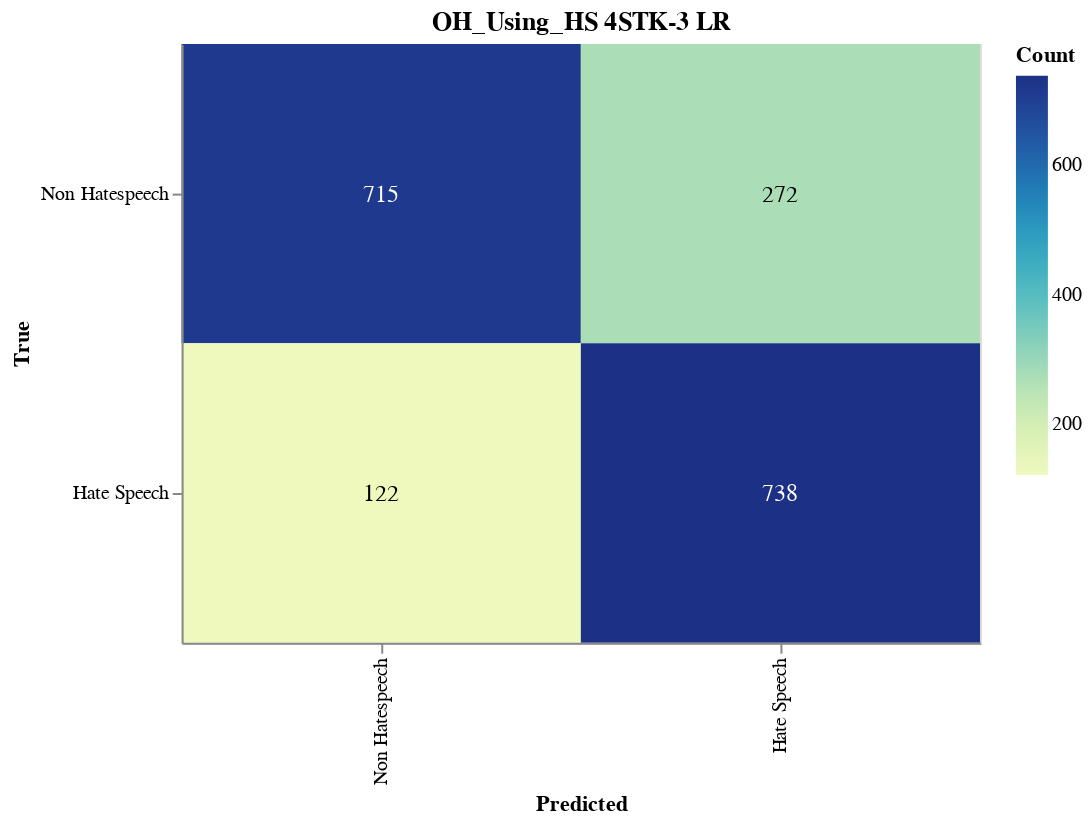

The code cell stored with this chart in its notebook:
### Markdown cell above
#### Save CM

### Code cell
import altair as alt
import altair_saver
import pandas as pd
from sklearn.metrics import confusion_matrix

# Calculate the confusion matrix
cm = confusion_matrix(y_val, adjusted_predictions)

# Define class names
class_names = ['Non Hatespeech', 'Hate Speech']

# Convert confusion matrix to DataFrame
cm_df = pd.DataFrame(cm, index=class_names, columns=class_names).reset_index().melt(id_vars='index')
cm_df.columns = ['True', 'Predicted', 'Count']

# Ensure the order of categories
cm_df['True'] = pd.Categorical(cm_df['True'], categories=class_names, ordered=True)
cm_df['Predicted'] = pd.Categorical(cm_df['Predicted'], categories=class_names, ordered=True)

# Create the Altair plot
heatmap = alt.Chart(cm_df).mark_rect().encode(
    x=alt.X('Predicted:O', sort=class_names),
    y=alt.Y('True:O', sort=class_names),
    color='Count:Q',
    tooltip=['True', 'Predicted', 'Count']
).properties(
    width=400,
    height=300,
    title='OH_Using_HS 4STK-3 LR'
)

# Add text labels
text = heatmap.mark_text(
    align='center',
    baseline='middle',
    fontSize=12
).encode(
    text='Count:Q',
    color=alt.condition(
        alt.datum.Count > cm.max() / 2,
        alt.value('white'),
        alt.value('black')
    )
)

# Combine heatmap and text
final_chart = heatmap + text

# Display the plot
final_chart.show()

### Figure 1 — Vega-Lite specification as saved in the notebook (floating-point values rounded to 4 significant figures)
{"config": {"view": {"continuousWidth": 300, "continuousHeight": 300}}, "layer": [{"mark": {"type": "rect"}, "encoding": {"color": {"field": "Count", "type": "quantitative"}, "tooltip": [{"field": "True", "type": "ordinal"}, {"field": "Predicted", "type": "ordinal"}, {"field": "Count", "type": "quantitative"}], "x": {"field": "Predicted", "sort": ["Non Hatespeech", "Hate Speech"], "type": "ordinal"}, "y": {"field": "True", "sort": ["Non Hatespeech", "Hate Speech"], "type": "ordinal"}}, "title": "OH_Using_HS 4STK-3 LR"}, {"mark": {"type": "text", "align": "center", "baseline": "middle", "fontSize": 12}, "encoding": {"color": {"condition": {"test": "(datum.Count > 369.0)", "value": "white"}, "value": "black"}, "text": {"field": "Count", "type": "quantitative"}, "tooltip": [{"field": "True", "type": "ordinal"}, {"field": "Predicted", "type": "ordinal"}, {"field": "Count", "type": "quantitative"}], "x": {"field": "Predicted", "sort": ["Non Hatespeech", "Hate Speech"], "type": "ordinal"}, "y": {"field": "True", "sort": ["Non Hatespeech", "Hate Speech"], "type": "ordinal"}}, "title": "OH_Using_HS 4STK-3 LR"}], "data": {"name": "data-3ef6b0c8bd2b78901693c805b0aab80c"}, "height": 300, "width": 400, "$schema": "https://vega.github.io/schema/vega-lite/v5.17.0.json", "datasets": {"data-3ef6b0c8bd2b78901693c805b0aab80c": [{"True": "Non Hatespeech", "Predicted": "Non Hatespeech", "Count": 715}, {"True": "Hate Speech", "Predicted": "Non Hatespeech", "Count": 122}, {"True": "Non Hatespeech", "Predicted": "Hate Speech", "Count": 272}, {"True": "Hate Speech", "Predicted": "Hate Speech", "Count": 738}]}}
